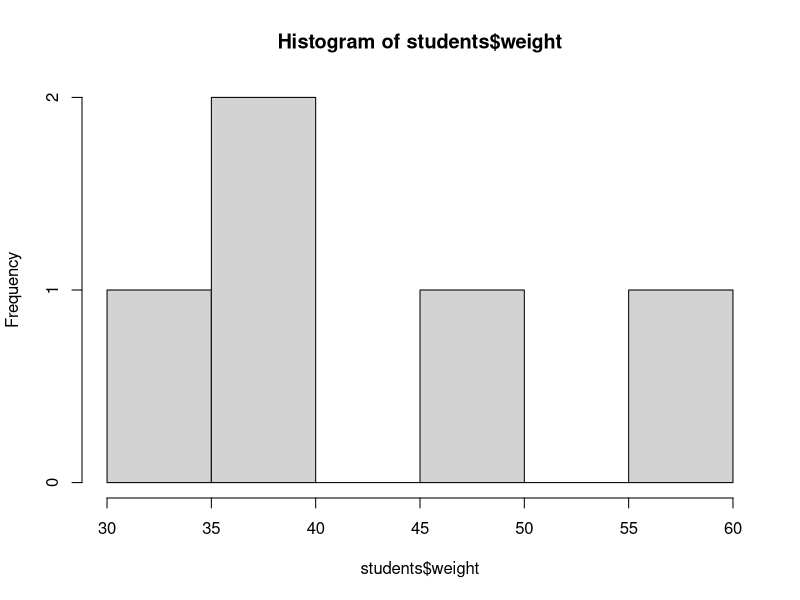
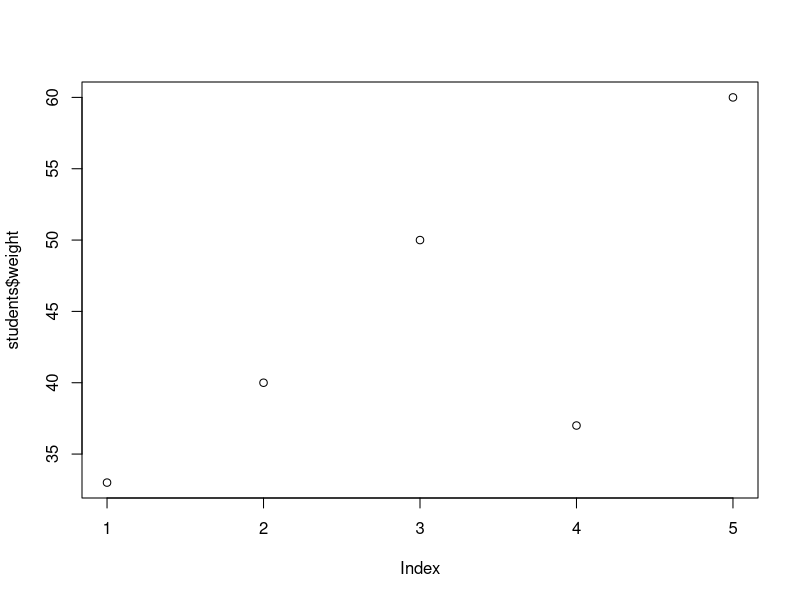
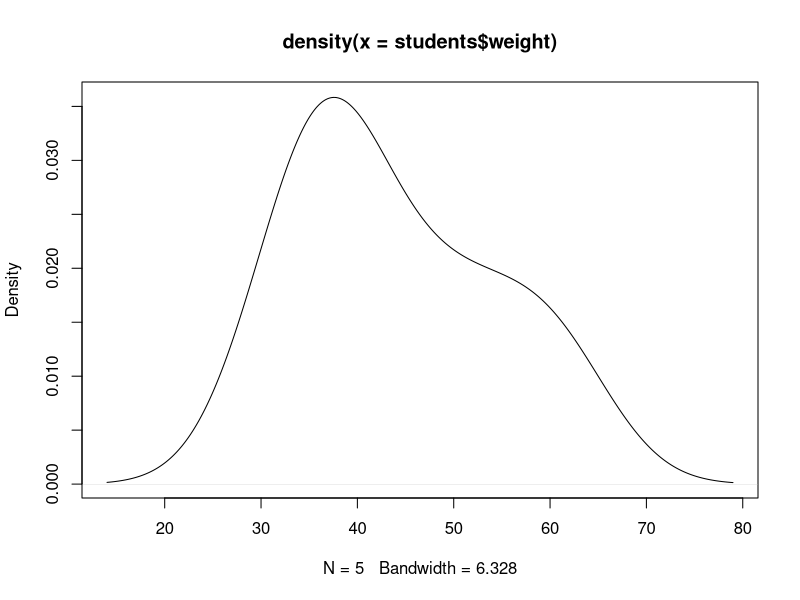
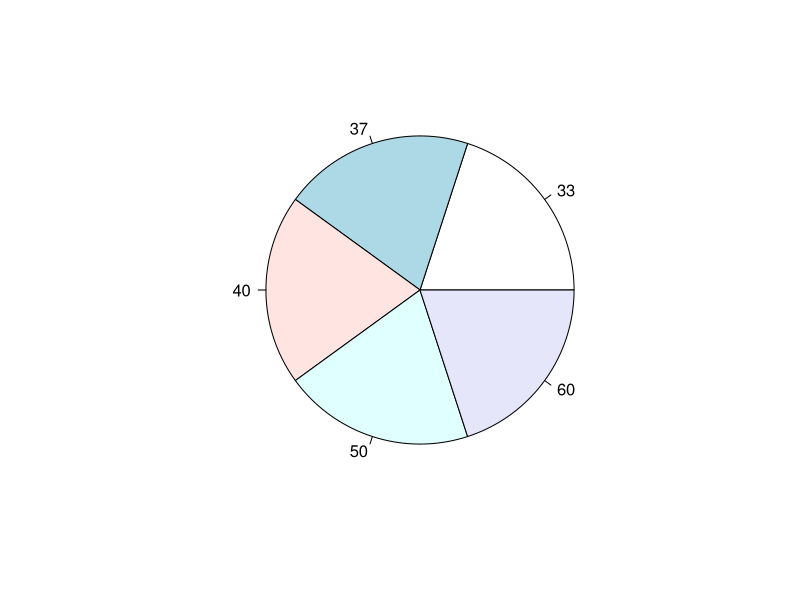
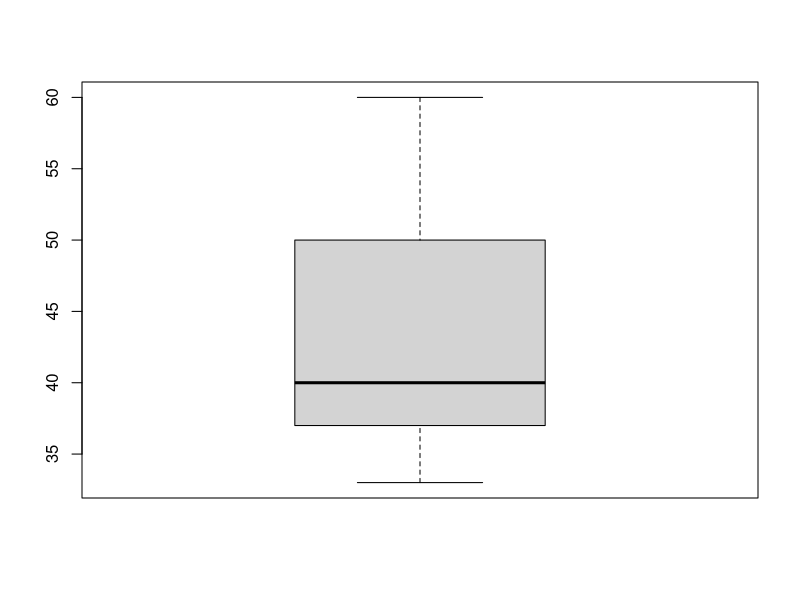
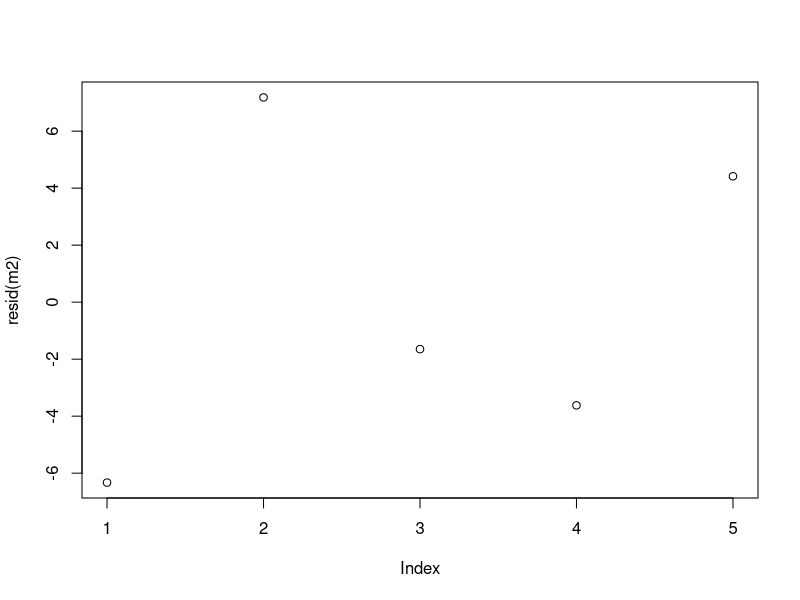

Source code (R) for these figures, in order:
## ---- chunk 1
student<-c(weight=c(33,40,50,37,60),hieght=c(5,6,4,5,3),age=c(30,24,18,26,32))
students <- data.frame(weight = c(33, 40, 50, 37, 60), height = c(5, 6, 4, 5, 3), age = c(30, 24, 18, 26, 32))
## ---- chunk 2
dim(student)
## ---- chunk 3
attributes(student)
## ---- chunk 4
dim(students)
## ---- chunk 5
attributes (student)
## ---- chunk 6
attributes (students)
## ---- chunk 7
students[1:3,]#first three rows(row1 to row3)
## ---- chunk 8
head(students)#first 6 rows by default
## ---- chunk 9
tail(students)#last 6 rows by default
## ---- chunk 10
students[2:3,]#first three rows(row2 to row3)
## ---- chunk 11
students$weight #first column title
## ---- chunk 12
students[2:3,1]#row 2 and 3, column 1
## ---- chunk 13
students$weight[1:5]#row1 to 5 of weight 
## ---- chunk 14
students$weight[1:3]#row1 to 3 of weight 
## ---- chunk 15
summary (students)#output some descriptive statistics
## ---- chunk 16
quantile (students$weight)
## ---- chunk 17
mean (students$weight)
## ---- chunk 18
var(students$weight)
## ---- chunk 19
sd(students$weight)
## ---- chunk 20
hist(students$weight)
## ---- chunk 21
plot(students$weight)
## ---- chunk 22
plot(density(students$weight))
## ---- chunk 23
table(students$weight)
## ---- chunk 24
pie(table (students$weight))
## ---- chunk 25
boxplot(students$weight)
## ---- chunk 26
m1=lm(students$weight~students$age)#simple linear regression
m1
## ---- chunk 27
summary(m1)
## ---- chunk 28
m2=lm(students$weight~students$age+students$height)#multiple linear regression
m2
## ---- chunk 29
m2=lm(students$weight~students$age+students$height)#multiple linear regression
m2
## ---- chunk 30
summary(m2)
## ---- chunk 31
print(m2)
## ---- chunk 32
resid(m2)
## ---- chunk 33
plot (resid(m2))#for autocorrelation 
## ---- chunk 34
library(lmtest)
gqtest(m1)#test homoscedasticity (constant variance)
## ---- chunk 35
cor(students)
## ---- chunk 36
cor(students$weight, students$age)
